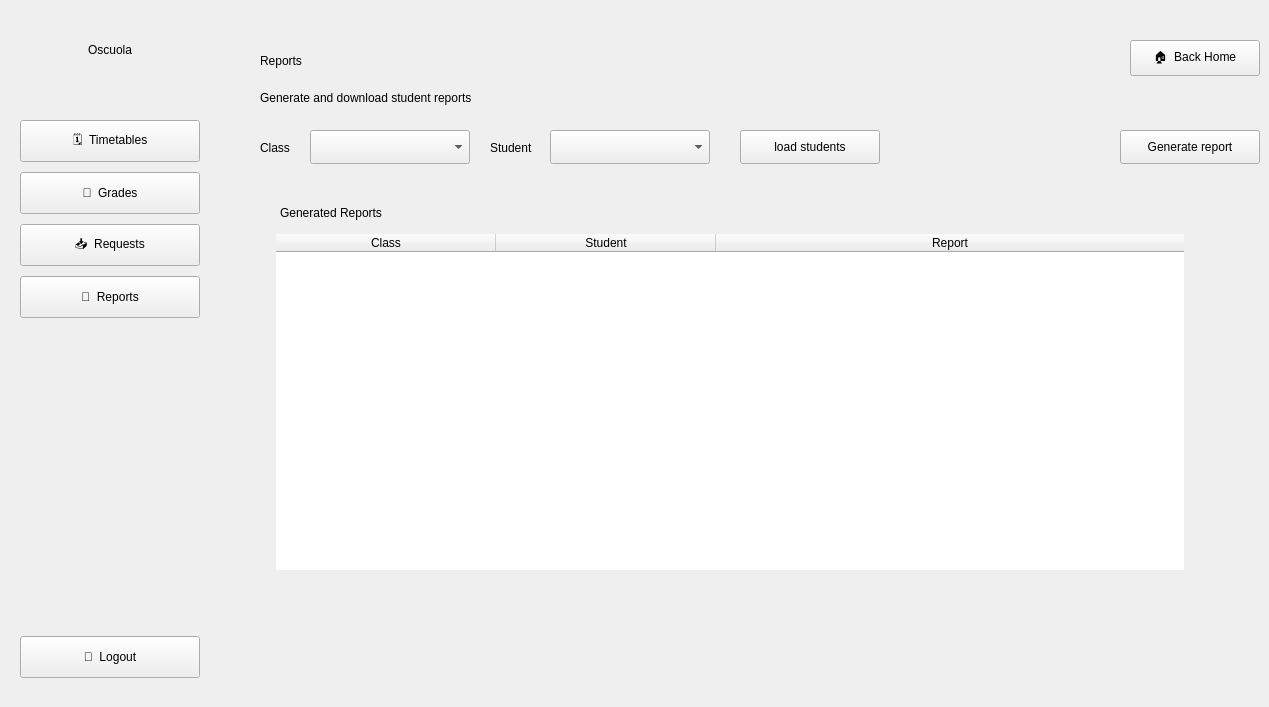
    <widget class="QWidget" name="reports_teacher">
     <widget class="QFrame" name="sidebar_teacher_5">
      <property name="geometry">
       <rect>
        <x>0</x>
        <y>0</y>
        <width>220</width>
        <height>698</height>
       </rect>
      </property>
      <widget class="QLabel" name="sidebar_title_teacher_5">
       <property name="geometry">
        <rect>
         <x>0</x>
         <y>30</y>
         <width>220</width>
         <height>40</height>
        </rect>
       </property>
       <property name="text">
        <string>Oscuola</string>
       </property>
       <property name="alignment">
        <set>Qt::AlignmentFlag::AlignCenter</set>
       </property>
      </widget>
      <widget class="QPushButton" name="timetable_but_teacher_5">
       <property name="geometry">
        <rect>
         <x>20</x>
         <y>120</y>
         <width>180</width>
         <height>42</height>
        </rect>
       </property>
       <property name="cursor">
        <cursorShape>PointingHandCursor</cursorShape>
       </property>
       <property name="text">
        <string>🗓️  Timetables</string>
       </property>
      </widget>
      <widget class="QPushButton" name="grades_button_teacher_5">
       <property name="geometry">
        <rect>
         <x>20</x>
         <y>172</y>
         <width>180</width>
         <height>42</height>
        </rect>
       </property>
       <property name="cursor">
        <cursorShape>PointingHandCursor</cursorShape>
       </property>
       <property name="text">
        <string>📘  Grades</string>
       </property>
      </widget>
      <widget class="QPushButton" name="requests_button_teacher_5">
       <property name="geometry">
        <rect>
         <x>20</x>
         <y>224</y>
         <width>180</width>
         <height>42</height>
        </rect>
       </property>
       <property name="cursor">
        <cursorShape>PointingHandCursor</cursorShape>
       </property>
       <property name="text">
        <string>📥  Requests</string>
       </property>
      </widget>
      <widget class="QPushButton" name="reports_button_teacher_5">
       <property name="geometry">
        <rect>
         <x>20</x>
         <y>276</y>
         <width>180</width>
         <height>42</height>
        </rect>
       </property>
       <property name="cursor">
        <cursorShape>PointingHandCursor</cursorShape>
       </property>
       <property name="text">
        <string>📄  Reports</string>
       </property>
      </widget>
      <widget class="QPushButton" name="logout_but_teacher_5">
       <property name="geometry">
        <rect>
         <x>20</x>
         <y>636</y>
         <width>180</width>
         <height>42</height>
        </rect>
       </property>
       <property name="cursor">
        <cursorShape>PointingHandCursor</cursorShape>
       </property>
       <property name="text">
        <string>🚪  Logout</string>
       </property>
      </widget>
     </widget>
     <widget class="QLabel" name="teacher_reports_title">
      <property name="geometry">
       <rect>
        <x>260</x>
        <y>36</y>
        <width>500</width>
        <height>50</height>
       </rect>
      </property>
      <property name="text">
       <string>Reports</string>
      </property>
     </widget>
     <widget class="QLabel" name="teacher_reports_subtitle">
      <property name="geometry">
       <rect>
        <x>260</x>
        <y>86</y>
        <width>600</width>
        <height>24</height>
       </rect>
      </property>
      <property name="text">
       <string>Generate and download student reports</string>
      </property>
     </widget>
     <widget class="QPushButton" name="back_home_btn_teacher_5">
      <property name="geometry">
       <rect>
        <x>1130</x>
        <y>40</y>
        <width>130</width>
        <height>36</height>
       </rect>
      </property>
      <property name="cursor">
       <cursorShape>PointingHandCursor</cursorShape>
      </property>
      <property name="text">
       <string>🏠  Back Home</string>
      </property>
     </widget>
     <widget class="QLabel" name="class_select_label_reports">
      <property name="geometry">
       <rect>
        <x>260</x>
        <y>136</y>
        <width>50</width>
        <height>24</height>
       </rect>
      </property>
      <property name="text">
       <string>Class</string>
      </property>
     </widget>
     <widget class="QComboBox" name="teacher_reports_class_combo">
      <property name="geometry">
       <rect>
        <x>310</x>
        <y>130</y>
        <width>160</width>
        <height>34</height>
       </rect>
      </property>
      <property name="cursor">
       <cursorShape>PointingHandCursor</cursorShape>
      </property>
     </widget>
     <widget class="QLabel" name="student_select_label_reports">
      <property name="geometry">
       <rect>
        <x>490</x>
        <y>136</y>
        <width>51</width>
        <height>24</height>
       </rect>
      </property>
      <property name="text">
       <string>Student</string>
      </property>
     </widget>
     <widget class="QComboBox" name="teacher_reports_student_combo">
      <property name="geometry">
       <rect>
        <x>550</x>
        <y>130</y>
        <width>160</width>
        <height>34</height>
       </rect>
      </property>
      <property name="cursor">
       <cursorShape>PointingHandCursor</cursorShape>
      </property>
     </widget>
     <widget class="QFrame" name="panel_reports_teacher">
      <property name="geometry">
       <rect>
        <x>260</x>
        <y>184</y>
        <width>940</width>
        <height>446</height>
       </rect>
      </property>
      <widget class="QLabel" name="panel_title_reports_teacher">
       <property name="geometry">
        <rect>
         <x>20</x>
         <y>16</y>
         <width>300</width>
         <height>26</height>
        </rect>
       </property>
       <property name="text">
        <string>Generated Reports</string>
       </property>
      </widget>
      <widget class="QTableWidget" name="teacher_reports_list">
       <property name="geometry">
        <rect>
         <x>16</x>
         <y>50</y>
         <width>908</width>
         <height>336</height>
        </rect>
       </property>
       <property name="frameShape">
        <enum>QFrame::Shape::NoFrame</enum>
       </property>
       <property name="editTriggers">
        <set>QAbstractItemView::EditTrigger::NoEditTriggers</set>
       </property>
       <property name="selectionMode">
        <enum>QAbstractItemView::SelectionMode::NoSelection</enum>
       </property>
       <property name="showGrid">
        <bool>false</bool>
       </property>
       <attribute name="horizontalHeaderDefaultSectionSize">
        <number>220</number>
       </attribute>
       <attribute name="horizontalHeaderStretchLastSection">
        <bool>true</bool>
       </attribute>
       <attribute name="verticalHeaderVisible">
        <bool>false</bool>
       </attribute>
       <attribute name="verticalHeaderDefaultSectionSize">
        <number>48</number>
       </attribute>
       <column>
        <property name="text">
         <string>Class</string>
        </property>
       </column>
       <column>
        <property name="text">
         <string>Student</string>
        </property>
       </column>
       <column>
        <property name="text">
         <string>Report</string>
        </property>
       </column>
      </widget>
      <widget class="QLabel" name="teacher_reports_res">
       <property name="geometry">
        <rect>
         <x>16</x>
         <y>398</y>
         <width>700</width>
         <height>34</height>
        </rect>
       </property>
       <property name="text">
        <string/>
       </property>
      </widget>
     </widget>
     <widget class="QPushButton" name="teacher_reports_generate_btn">
      <property name="geometry">
       <rect>
        <x>1120</x>
        <y>130</y>
        <width>140</width>
        <height>34</height>
       </rect>
      </property>
      <property name="cursor">
       <cursorShape>PointingHandCursor</cursorShape>
      </property>
      <property name="text">
       <string>Generate report</string>
      </property>
     </widget>
     <widget class="QPushButton" name="teacher_reports_load_students_but">
      <property name="geometry">
       <rect>
        <x>740</x>
        <y>130</y>
        <width>140</width>
        <height>34</height>
       </rect>
      </property>
      <property name="cursor">
       <cursorShape>PointingHandCursor</cursorShape>
      </property>
      <property name="text">
       <string>load students</string>
      </property>
     </widget>
    </widget>
